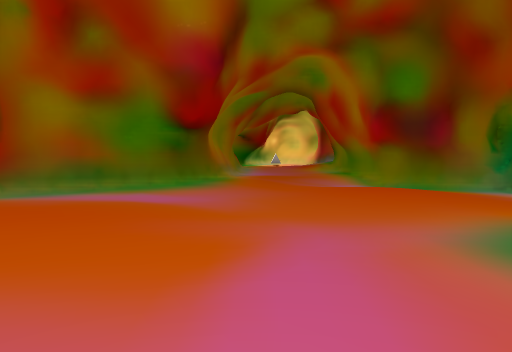
view 1 (above)

18 first-person views from a walk through a 3-D level made in the Godot game engine. The camera is 1.5 m above the floor, tilts 4° down and sees 70° across. The floor is counted in squares, 2 m on a side. Each view is taken from the middle of a square. On the plan, view 1 faces up. The plan holds only what a view shows up to about 11 squares ahead; the rest is blank. Characters and animated objects are left out. Some surface patterns are stand-ins.

view 2
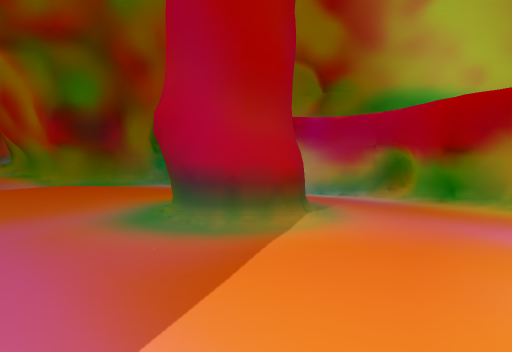

view 3
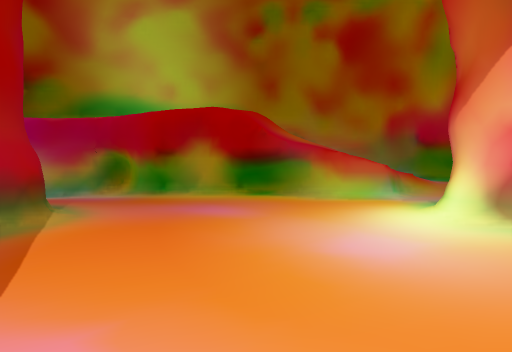

view 4
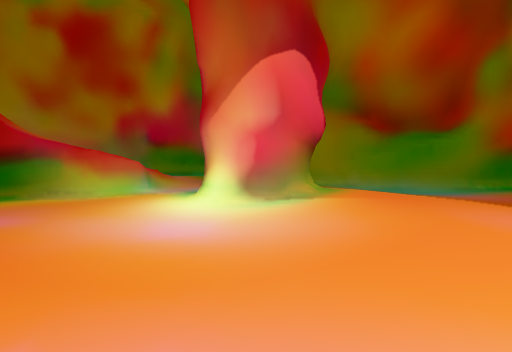

view 5
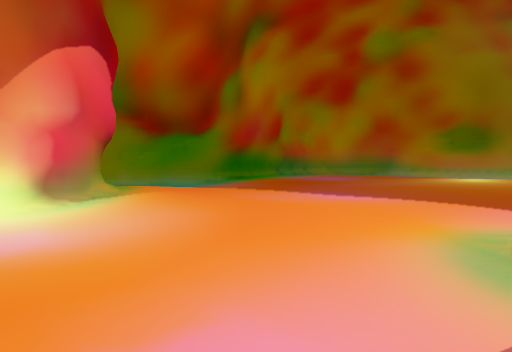

view 6
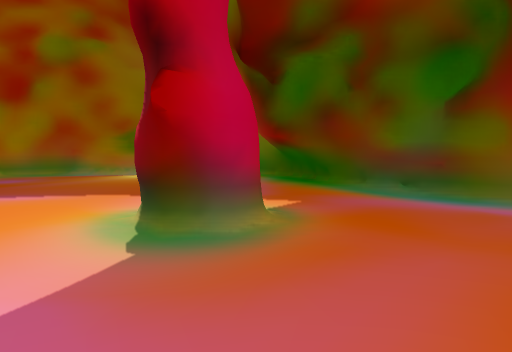

view 7
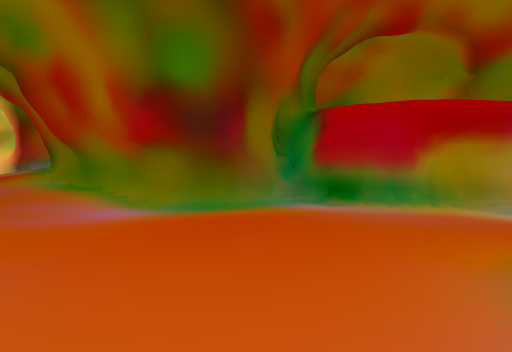

view 8
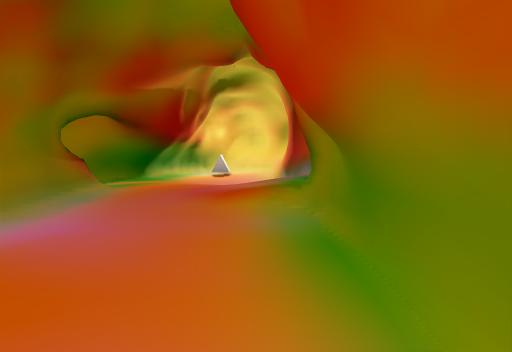

view 9
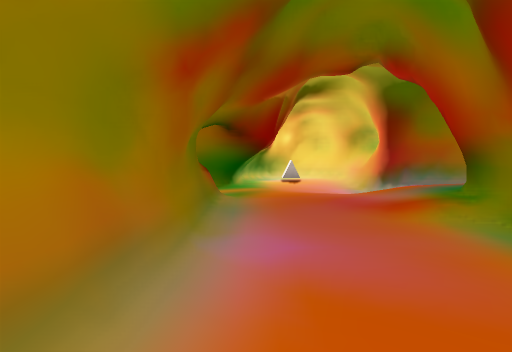

view 10
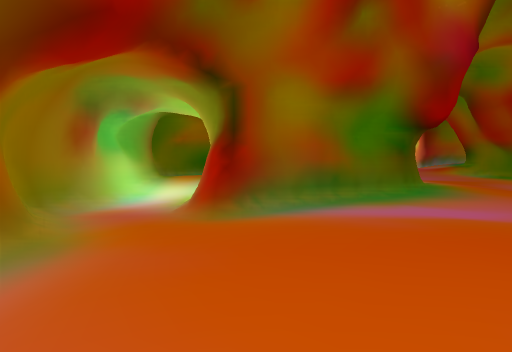

view 11
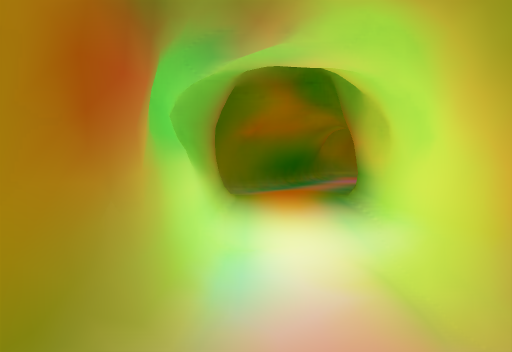

view 12
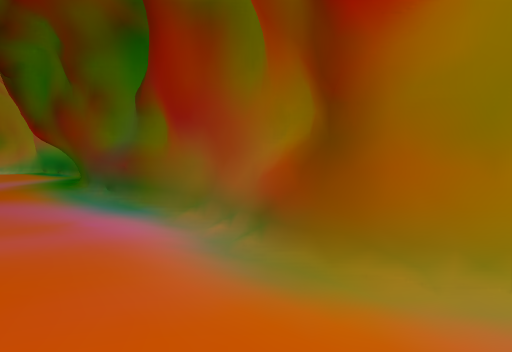

view 13
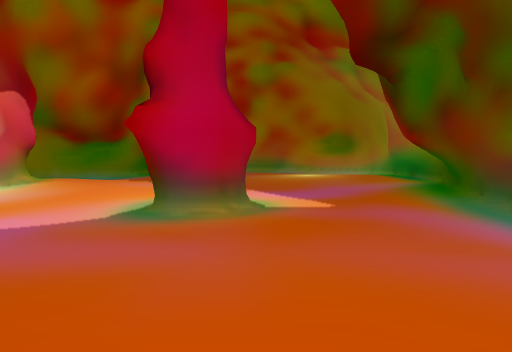

view 14
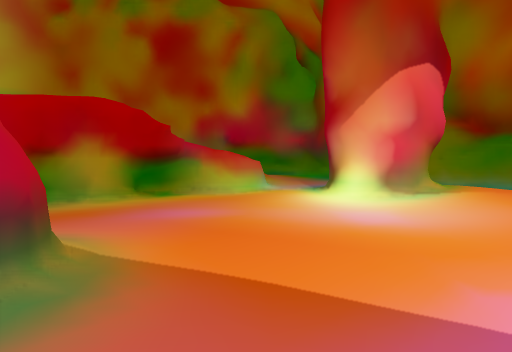

view 15
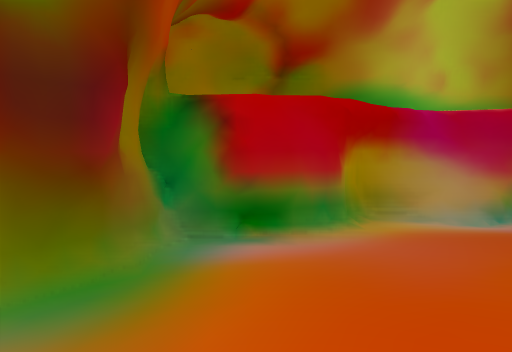

view 16
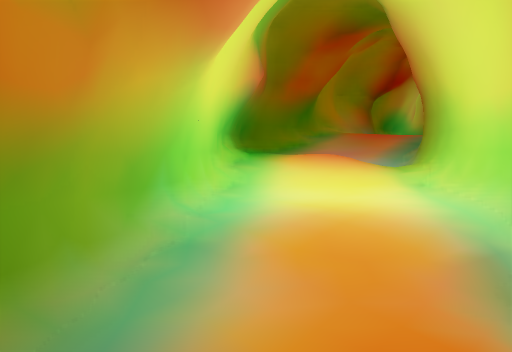

view 17
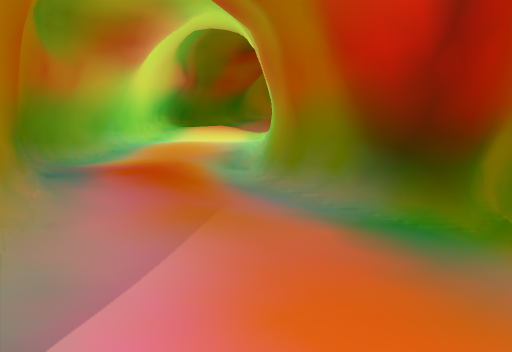

view 18
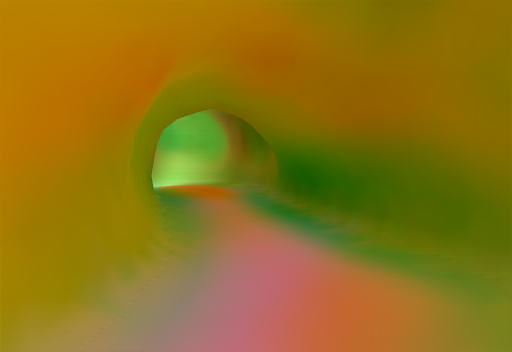

### Floor plan
Key: @ floor where view 1 was taken; # wall or solid block; . main floor; : floor 0.25 m higher than the main floor; - floor 0.25 m lower than the main floor; + floor 0.5 m higher than the main floor; _ floor 0.5 m lower than the main floor; * floor 2.75 m higher than the main floor; % floor 3 m higher than the main floor; / step, stairs or slope; = window, fence, low wall or low ledge; O other object.
Columns run from 8 left of view 1 to 11 right of it. Each row starts with its distance up from view 1.
 19         #O##
 18         #O-#
 17         #--#
 16     #####--##
 15    ##/--..//###
 14    #.-/#..////##
 13   ##.###.//#+//##
 12  ##..###-//##///#
 11  #..## #--.###//##
 10  #..#  #--.# ##//#
  9  #//#  #.--#  #//#
  8  #//# ##./-## #//##
  7  #_####..//-##   /#
  6  #-##---..//-/    #
  5  #/------.:/-##   #
  4  ##.....-...--=   #
  3  ##.....--...-#*  #
  2  #/-....--##.-#/  #
  1  #---..---./--/    #
  0  #--...-@-.--/%   /#
 -1  #/-..#.-----#/   ##
 -2  #..-....---.//   #
 -3  #...-...///.=    #
 -4 ##......../#../  /#
 -5 #........//  ... ##
 -6 ##........./#####
 -7  #......./###
 -8  #-...--.##
 -9  ##----.##
-10   #######

Where each view was taken, in squares from view 1:
view 1: 0 up, 0 right, facing up
view 2: 1 down, 0 right, facing up-right
view 3: 1 down, 1 left, facing right
view 4: 0 up, 1 left, facing down-right
view 5: 1 up, 0 right, facing down
view 6: 2 up, 0 right, facing down-left
view 7: 3 up, 0 right, facing up-right
view 8: 8 up, 2 right, facing up
view 9: 8 up, 0 right, facing up
view 10: 1 up, 4 left, facing up
view 11: 5 up, 6 left, facing up
view 12: 5 up, 4 left, facing down-left
view 13: 4 up, 3 left, facing down
view 14: 2 up, 0 right, facing down-right
view 15: 6 up, 1 right, facing right
view 16: 14 up, 5 right, facing down-right
view 17: 15 up, 2 right, facing down-right
view 18: 15 up, 2 left, facing down-left
